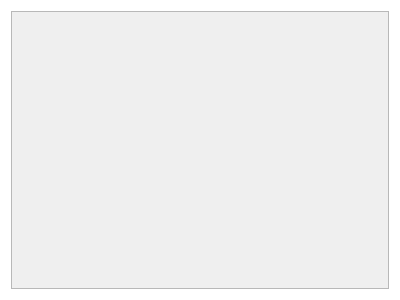
<?xml version="1.0" encoding="UTF-8"?>
<ui version="4.0">
 <class>cmdWidget</class>
 <widget class="QWidget" name="cmdWidget">
  <property name="geometry">
   <rect>
    <x>0</x>
    <y>0</y>
    <width>400</width>
    <height>300</height>
   </rect>
  </property>
  <property name="windowTitle">
   <string>cmdWidget</string>
  </property>
  <property name="styleSheet">
   <string notr="true">#cmdWidget{background-color:transparent;border:0px;}</string>
  </property>
  <layout class="QVBoxLayout" name="verticalLayout">
   <item>
    <widget class="ElaScrollArea" name="scrollArea">
     <property name="widgetResizable">
      <bool>true</bool>
     </property>
     <widget class="QWidget" name="scrollAreaWidgetContents">
      <property name="geometry">
       <rect>
        <x>0</x>
        <y>0</y>
        <width>380</width>
        <height>280</height>
       </rect>
      </property>
      <property name="styleSheet">
       <string notr="true">#scrollAreaWidgetContents{background-color:transparent;border:0px;}</string>
      </property>
      <layout class="QVBoxLayout" name="verticalLayout_2">
       <item>
        <widget class="cmdLineEdit" name="edit_first" native="true">
         <property name="styleSheet">
          <string notr="true"/>
         </property>
        </widget>
       </item>
      </layout>
     </widget>
    </widget>
   </item>
  </layout>
 </widget>
 <customwidgets>
  <customwidget>
   <class>cmdLineEdit</class>
   <extends>QWidget</extends>
   <header location="global">cmdlineedit.h</header>
   <container>1</container>
  </customwidget>
  <customwidget>
   <class>ElaScrollArea</class>
   <extends>QScrollArea</extends>
   <header location="global">ElaScrollArea.h</header>
   <container>1</container>
  </customwidget>
 </customwidgets>
 <resources/>
 <connections/>
</ui>
